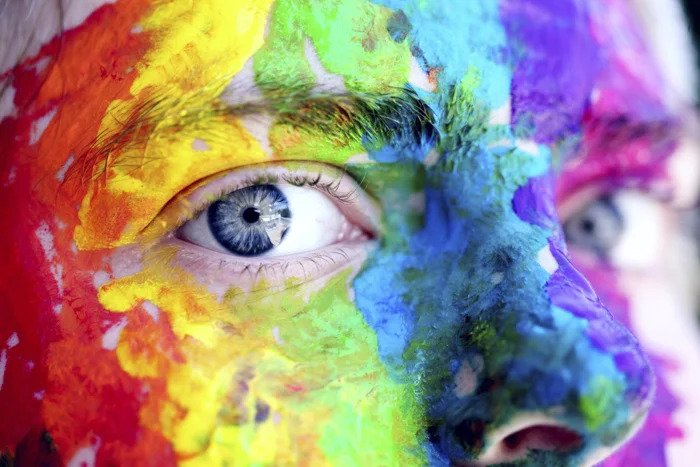
#> input picture face_rgb.jpg, 700 x 467 px, given in place of the camera
$ python main.py
#> lines starting #> are read from the running program, lines starting #| are printed output that depends on the picture; after the words box and inside, x2 and y2 are one past the last pixel; in counts of white or black regions, pixels touching at a corner belong together
### utils.py
import numpy as np
import cv2

def get_limits(color):

    c = np.uint8([[color]])
    hsv_color = cv2.cvtColor(c, cv2.COLOR_BGR2HSV)

    lowerLimit = hsv_color[0][0][0] - 0, 100, 100
    upperLimit = hsv_color[0][0][0] + 0, 255, 255

    lowerLimit = np.array(lowerLimit, dtype=np.uint8)
    upperLimit = np.array(upperLimit, dtype=np.uint8)

    return lowerLimit, upperLimit

### main.py
import cv2
from utils import get_limits
from PIL import Image

color = [0, 255, 255] # yellow in BGR color space

cap = cv2.VideoCapture(0)

while True:
    ret, frame = cap.read()
#> frame is the input picture: shape (467, 700, 3); mean B, G, R 132.7, 137.9, 156.9
    # change the size of the frame
    frame = cv2.resize(frame, (0, 0), fx=0.8, fy=0.801)
#> frame: shape (374, 560, 3)

    hsvImage = cv2.cvtColor(frame, cv2.COLOR_BGR2HSV)
#> hsvImage: shape (374, 560, 3); mean H, S, V 90.2, 134.6, 191.7

    # get the limits for the color
    lowerLimit, upperLimit = get_limits(color)

    # Create a mask for the color
    mask = cv2.inRange(hsvImage, lowerLimit, upperLimit)
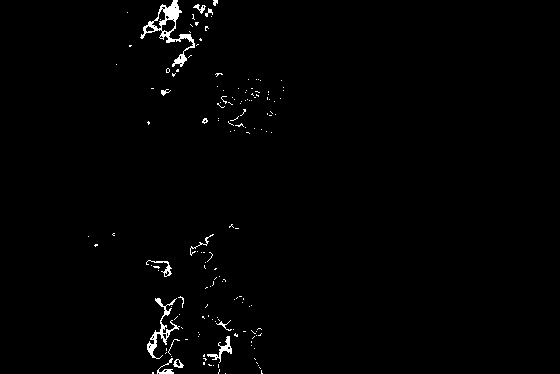
#> mask: shape (374, 560); 1.1% white; 160 white regions (146 under 20 px), largest, box (x1, y1, x2, y2) and area: (140, 0, 195, 67) 754, (147, 298, 180, 359) 400, (207, 336, 232, 363) 171

    mask_ = Image.fromarray(mask)
    bbox = mask_.getbbox()
#> bbox = (88, 0, 284, 374)
    if bbox is not None:
        x1, y1, x2, y2 = bbox
#> x1 = 88; y1 = 0; x2 = 284; y2 = 374
        frame = cv2.rectangle(frame, (x1, y1), (x2, y2), (0, 255, 0), 3)
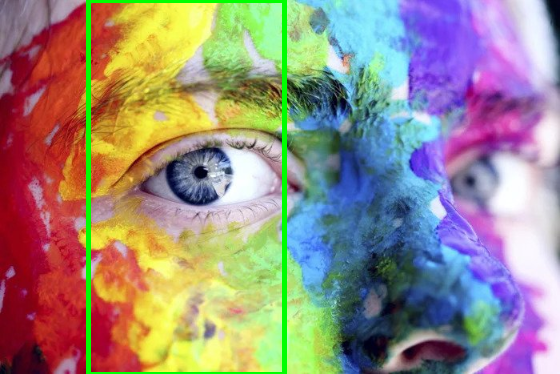
#> frame: shape (374, 560, 3); mean B, G, R 130.4, 140.1, 152.7

    print(bbox)
#| (88, 0, 284, 374)
    # Display the resulting frame
    cv2.imshow('frame', frame)


    if cv2.waitKey(1) & 0xFF == ord('q'):
#> (key q is pressed here)
        break

# When everything done, release the capture
cap.release()
cv2.destroyAllWindows()
